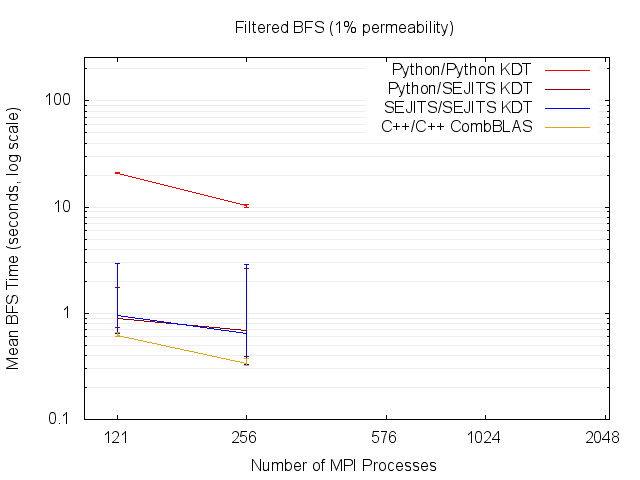

Write gnuplot code to recreate this figure.
set title "Filtered BFS (1% permeability)"
set terminal png
set output "gnuplot_1.png"
set xrange [100:2100]
set yrange [0.1:256]
set logscale y
set logscale x
set grid ytics mytics lt 1 lc rgb "#EEEEEE"
set xlabel 'Number of MPI Processes'
set ylabel 'Mean BFS Time (seconds, log scale)'
set xtics ('256' 256, '121' 121, '2048' 2048, '576' 576, '1024' 1024)
plot\
 "gnuplot_1.dat" every ::1 using 1:5:3:4:6 title '' ps 0 lc rgb '#FF0000' with candlesticks,\
 "gnuplot_1.dat" every ::1 using 1:2 title 'Python/Python KDT' lc rgb '#FF0000' with lines,\
 "gnuplot_1.dat" every ::1 using 1:10:8:9:11 title '' ps 0 lc rgb '#8B0000' with candlesticks,\
 "gnuplot_1.dat" every ::1 using 1:7 title 'Python/SEJITS KDT' lc rgb '#8B0000' with lines,\
 "gnuplot_1.dat" every ::1 using 1:15:13:14:16 title '' ps 0 lc rgb '#0000FF' with candlesticks,\
 "gnuplot_1.dat" every ::1 using 1:12 title 'SEJITS/SEJITS KDT' lc rgb '#0000FF' with lines,\
 "gnuplot_1.dat" every ::1 using 1:20:18:19:21 title '' ps 0 lc rgb '#DAA520' with candlesticks,\
 "gnuplot_1.dat" every ::1 using 1:17 title 'C++/C++ CombBLAS' lc rgb '#DAA520' with lines
